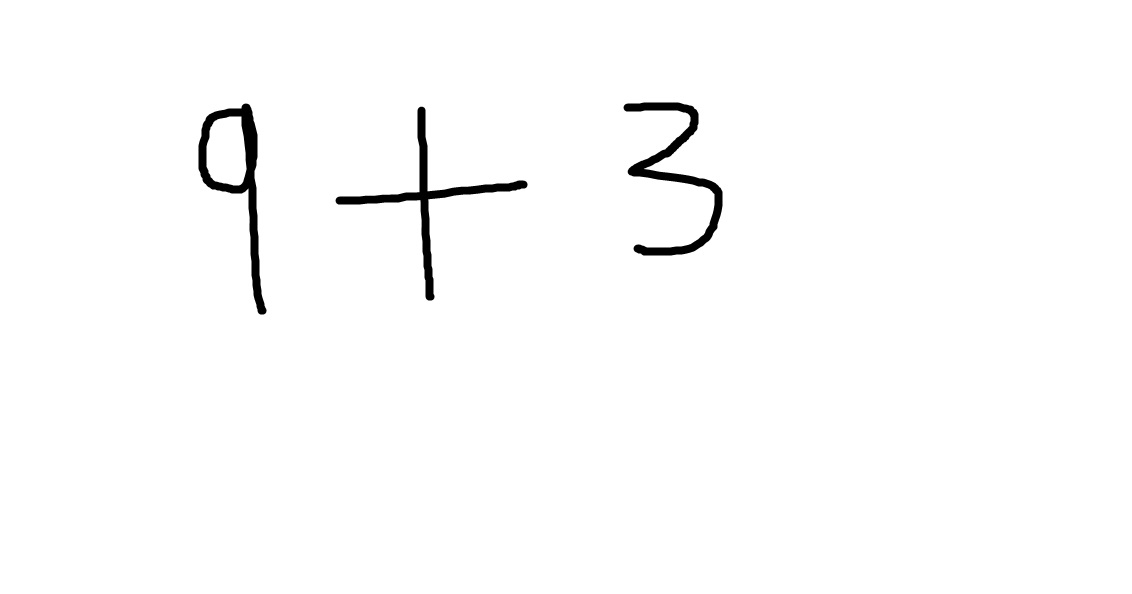
#> input picture test2.jpg, 1132 x 594 px
$ jupyter execute --allow-errors 'CNN test.ipynb'
#> lines starting #> are read from the running program, lines starting #| are printed output that depends on the picture; after the words box and inside, x2 and y2 are one past the last pixel; in counts of white or black regions, pixels touching at a corner belong together
[cell 1]
import cv2
import numpy
from keras.datasets import mnist
from keras.models import Sequential
from keras.layers import Dense
from keras.layers import Dropout
from keras.layers import Flatten
from keras.layers.convolutional import Conv2D
from keras.layers.convolutional import MaxPooling2D
from keras.utils import np_utils
from keras import backend as K
K.common.image_dim_ordering()
#> (this line was passed over: keras is not available in this run)
from keras.models import model_from_json

[cell 2]
json_file = open('model_final.json', 'r')
#> (reads model_final.json from the repository)
loaded_model_json = json_file.read()
json_file.close()
#> (the rest of this cell did not finish here and is left out)

[cell 3]
import cv2
import numpy as np
img = cv2.imread('test2.jpg',cv2.IMREAD_GRAYSCALE)
#> img is the input picture: shape (594, 1132); min 0, max 255, mean 251.5
print(img)
#> (printed output is left out)
#kernel = np.ones((3,3),np.uint8)
cv2.imshow("wo",img)
cv2.waitKey(0)
cv2.destroyAllWindows()
#erosion = cv2.erode(img,kernel,iterations = 3)
#dilation = cv2.dilate(img,kernel,iterations = 1)
#img=dilation
if img is not None:
    #images.append(img)
    img=~img
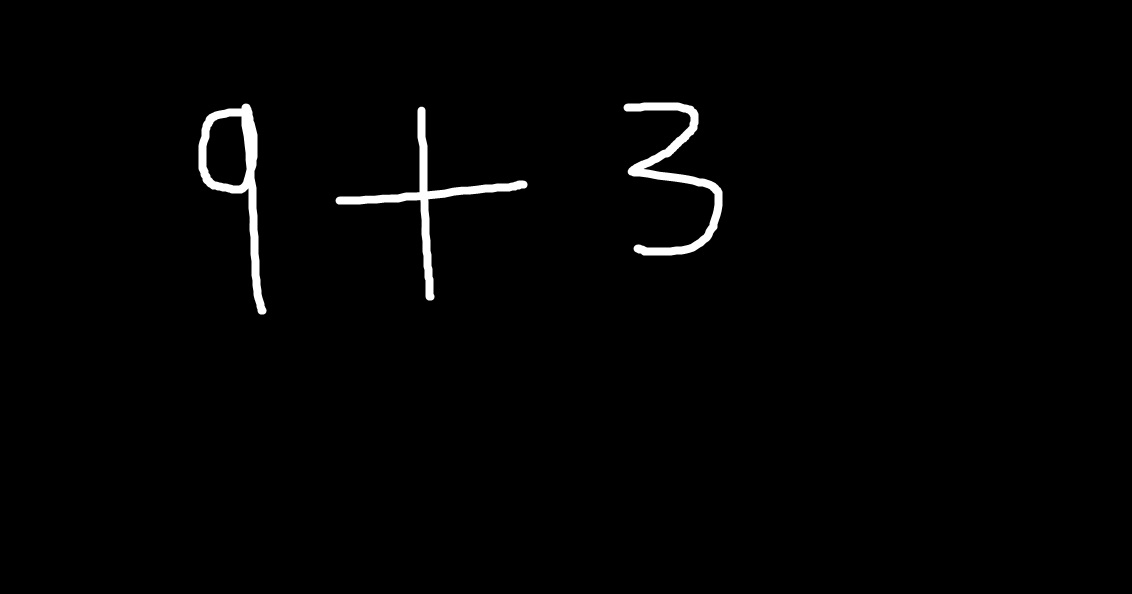
#> img: shape (594, 1132); min 0, max 255, mean 3.5
    ret,thresh=cv2.threshold(img,127,255,cv2.THRESH_BINARY)
#> thresh: shape (594, 1132); 1.4% white; 3 white regions
    ctrs,ret=cv2.findContours(thresh,cv2.RETR_TREE,cv2.CHAIN_APPROX_SIMPLE)
#> ctrs = 4 contours; box (x1, y1, x2, y2) and area: (198, 104, 267, 315) 5248, (624, 102, 723, 256) 2728, (336, 107, 528, 300) 2709, (205, 115, 248, 187) 2416; ret = [[1, -1, -1, -1], [3, 0, 2, -1], [-1, -1, -1, 1], [-1, 1, -1, -1]]
    cnt=sorted(ctrs, key=lambda ctr: cv2.boundingRect(ctr)[0])
#> cnt has the same summary as ctrs
    w=int(28)
    h=int(28)
    train_data=[]
    #print(len(cnt))
    rects=[]
    for c in cnt :
        x,y,w,h= cv2.boundingRect(c)
        rect=[x,y,w,h]
        rects.append(rect)
#> this loop made 4 passes
#> (x, y, w, h) on passes 1 to 4: (198, 104, 69, 211), (205, 115, 43, 72), (336, 107, 192, 193), (624, 102, 99, 154)
#> after the loop, rects = [[198, 104, 69, 211], [205, 115, 43, 72], [336, 107, 192, 193], [624, 102, 99, 154]]
    #print(rects)
    bool_rect=[]
    for r in rects:
        l=[]
        for rec in rects:
            flag=0
            if rec!=r:
                if r[0]<(rec[0]+rec[2]+10) and rec[0]<(r[0]+r[2]+10) and r[1]<(rec[1]+rec[3]+10) and rec[1]<(r[1]+r[3]+10):
                    flag=1
                l.append(flag)
            if rec==r:
                l.append(0)
        bool_rect.append(l)
#> this loop made 4 passes
#> after the loop, bool_rect = [[0, 1, 0, 0], [1, 0, 0, 0], [0, 0, 0, 0], [0, 0, 0, 0]]
    #print(bool_rect)
    dump_rect=[]
    for i in range(0,len(cnt)):
        for j in range(0,len(cnt)):
            if bool_rect[i][j]==1:
                area1=rects[i][2]*rects[i][3]
                area2=rects[j][2]*rects[j][3]
                if(area1==min(area1,area2)):
                    dump_rect.append(rects[i])
#> this loop made 4 passes
#> after the loop, dump_rect = [[205, 115, 43, 72]]
    #print(len(dump_rect))
    final_rect=[i for i in rects if i not in dump_rect]
#> final_rect = [[198, 104, 69, 211], [336, 107, 192, 193], [624, 102, 99, 154]]
    #print(final_rect)
    for r in final_rect:
        x=r[0]
        y=r[1]
        w=r[2]
        h=r[3]
        im_crop =thresh[y:y+h+10,x:x+w+10]


        im_resize = cv2.resize(im_crop,(28,28))
        cv2.imshow("work",im_resize)
        cv2.waitKey(0)
        cv2.destroyAllWindows()

        im_resize=np.reshape(im_resize,(1,28,28))
        train_data.append(im_resize)
#> this loop made 3 passes
#> pass 1, `im_crop =thresh[y:y+h+10,x:x+w+10]`:
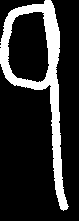
#> im_crop: shape (221, 79); 18.2% white; 1 white region, box (x1, y1, x2, y2) and area: (0, 0, 69, 211) 3169
#> pass 1, `im_resize = cv2.resize(im_crop,(28,28))`:
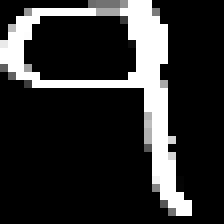
#> im_resize: shape (28, 28) (shown 8 times larger); min 0, max 255, mean 45.8
#> pass 2, `im_crop =thresh[y:y+h+10,x:x+w+10]`:
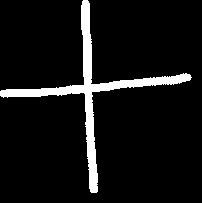
#> im_crop: shape (203, 202); 7.5% white; 1 white region, box (x1, y1, x2, y2) and area: (0, 0, 192, 193) 3085
#> pass 2, `im_resize = cv2.resize(im_crop,(28,28))`:
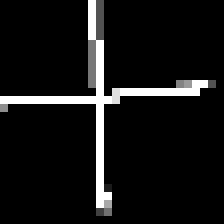
#> im_resize: shape (28, 28) (shown 8 times larger); min 0, max 255, mean 20
#> after the loop:
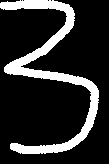
#> im_crop: shape (164, 109); 17.2% white; 1 white region, box (x1, y1, x2, y2) and area: (0, 0, 99, 154) 3076
#> after the loop, train_data = 3 items
